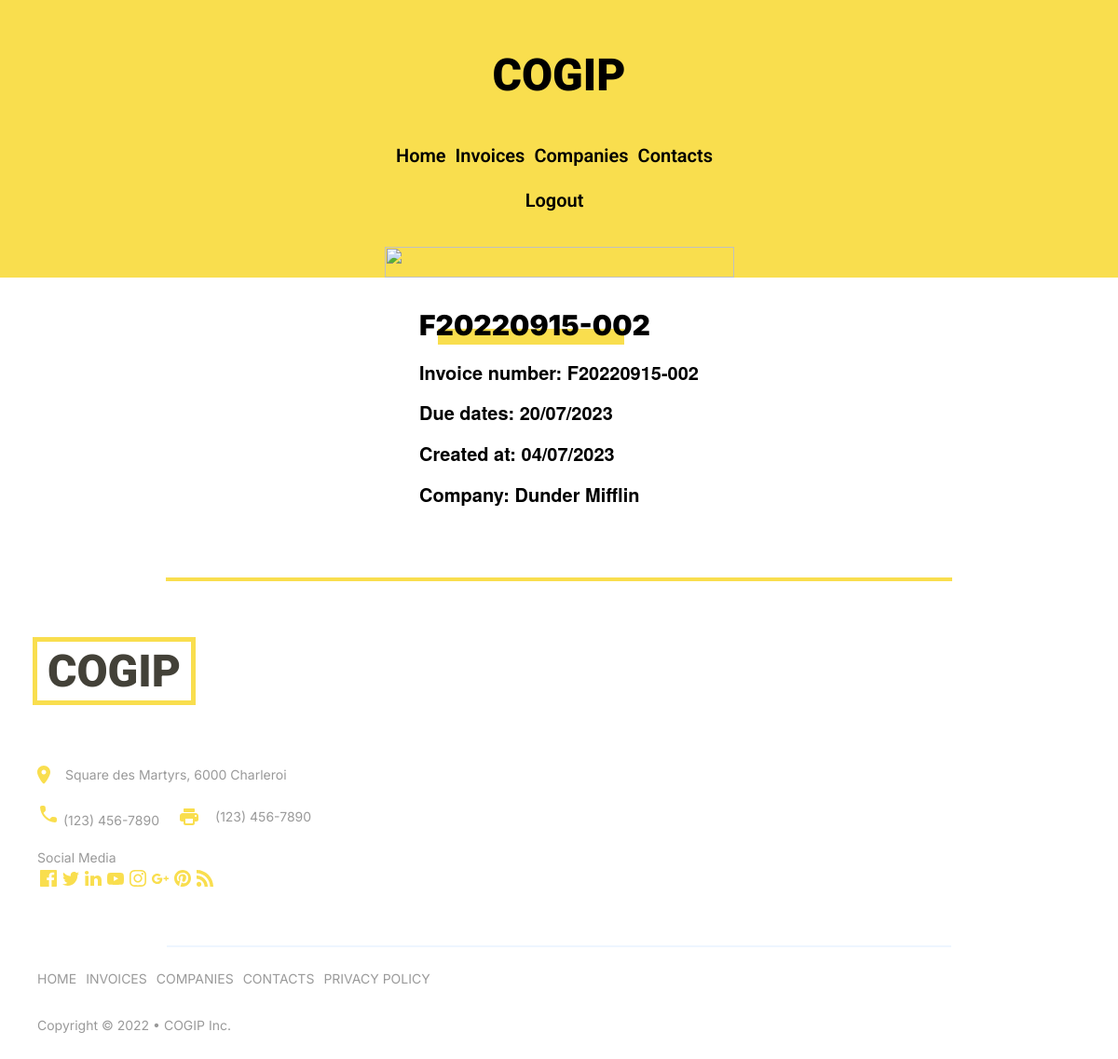
/base/invoice&invoiceId=2 (signed in), run on the app's committed database.
### tables this page shows
CREATE TABLE `invoices` (
  `id` int(11) NOT NULL,
  `ref` varchar(50) NOT NULL,
  `id_company` int(11) NOT NULL,
  `due_date` datetime DEFAULT NULL,
  `created_at` datetime NOT NULL,
  `updated_at` datetime NOT NULL
);

CREATE TABLE `companies` (
  `id` int(11) NOT NULL,
  `name` varchar(50) NOT NULL,
  `type_id` int(11) NOT NULL,
  `country` varchar(50) NOT NULL,
  `tva` varchar(50) NOT NULL,
  `created_at` datetime NOT NULL,
  `updated_at` datetime NOT NULL
);

### base/app/Models/invoice.php (called while the page is built, shortened)
<?php
class Invoice
{
    public string $creation_date;
    public string $due_dates;
    public function __construct(int $id, string $ref, string $due_dates, string $company, string $creation_date, string $update_date, )
    {
        $this->ref = $ref;
        $this->due_dates = $due_dates;
        $this->company = $company;
        $this->creation_date = $creation_date;
    }
    public function formatDueDate($format = 'd/m/Y')
    {
        $dueDate = $this->due_dates;
        $dueDateTime = new DateTime($dueDate);
        $formattedDueDate = $dueDateTime->format($format);
        return $formattedDueDate;
    }
    public function formatCreationDate($format = 'd/m/Y')
    {
        $creationDate = $this->creation_date;
        $creationDateTime = new DateTime($creationDate);
        $formattedCreationDate = $creationDateTime->format($format);
        return $formattedCreationDate;
    }
}
?>

### base/app/Views/show_invoices.php (the view, shortened to what this page needs)
<?php
include "header.php";
?>
<main>
    <section class="container__contact">
        <div class="container__contact__info">
            <div class="container__contact__info__name">
                <h5><?php echo $invoice->ref; ?></h5>
                <div class="container__contact__info__name__yellow"></div>
            </div>
            <p>Invoice number: <?php echo $invoice->ref; ?></p>
            <p>Due dates: <?php echo $invoice->formatDueDate(); ?></p>
            <p>Created at: <?php echo $invoice->formatCreationDate(); ?></p>
            <p>Company: <?php echo $invoice->company; ?></p>
        </div>
    </section>
</main>
<?php
include "footer.php";
?>

### base/public/assets/css/main.css (style rules this page uses)
html, body, div, span, applet, object, iframe, h1, h2, h3, h4, h5, h6, p, blockquote, pre, a, abbr, acronym, address, big, cite, code, del, dfn, em, img, ins, kbd, q, s, samp, small, strike, strong, sub, sup, tt, var, b, u, i, center, dl, dt, dd, ol, ul, li, fieldset, form, label, legend, table, caption, tbody, tfoot, thead, tr, th, td, article, aside, canvas, details, embed, figure, figcaption, footer, header, hgroup, menu, nav, output, ruby, section, summary, time, mark, audio, video { margin: 0; padding: 0; border: 0; font-size: 100%; font: inherit; vertical-align: baseline; }
article, aside, details, figcaption, figure, footer, header, hgroup, menu, nav, section { display: block; }
body { line-height: 1; }
body { font-family: "Roboto", serif; }
body main { display: flex; flex-direction: column; justify-content: center; align-items: center; }
body .container__contact { display: flex; flex-direction: column-reverse; }
body .container__contact__info__name { position: relative; }
body .container__contact__info__name h5 { color: black; font-size: 30px; font-weight: 900; z-index: 1; margin-bottom: 20px; font-family: "Inter", sans-serif; }
body .container__contact__info__name__yellow { width: 200px; height: 17px; background-color: #f9de4e; position: absolute; top: 20px; left: 20px; z-index: -1; }
body .container__contact__info p { color: black; margin-bottom: 15px; font-size: 20px; font-weight: 900; }

### data on the page
invoices: ref "F20220915-002", due_date "20/07/2023", created_at "04/07/2023"
companies: name "Dunder Mifflin"
